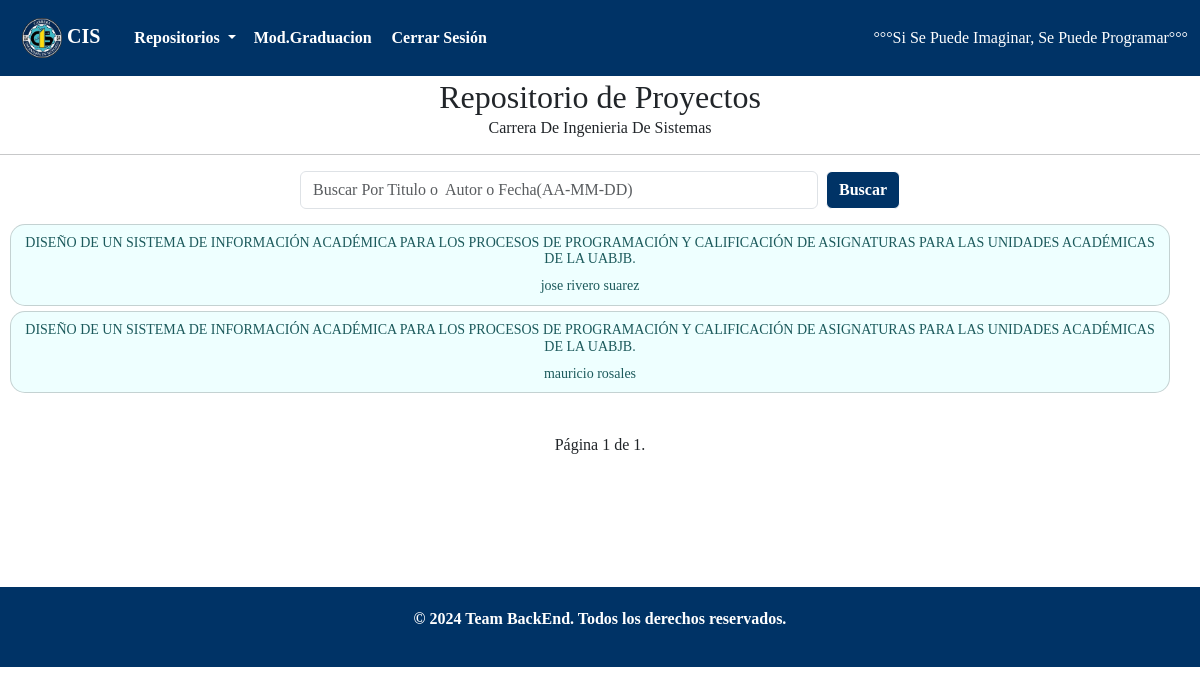
The app's page /tesis/ (signed in) with its own data.
### RepositorioTesisTitulados/models.py (models this page shows, shortened)
class Tesis(models.Model):
    titulo = models.CharField(max_length=255)
    postulante = models.ForeignKey(Estudiante, on_delete=models.CASCADE, related_name='tesis_postulante')
    modalidad = models.ForeignKey(Modalidad, on_delete=models.CASCADE, related_name='tesis_modalidad')
    fecha = models.DateField()
    numero_acta = models.CharField(max_length=50, null=True, blank=True)
    tribunales = models.ManyToManyField(Docente, related_name='tesis_tribunales')
    tutor = models.ForeignKey(Docente, on_delete=models.CASCADE, related_name='tesis_tutor', null=True, blank=True)
    tutor_externo = models.ForeignKey(TutorExterno, on_delete=models.CASCADE, related_name='tesis_tutor_externo', null=True, blank=True)
    pdf_tesis = models.FileField(upload_to='tesis/', null=True, blank=True)

class Estudiante(models.Model):
    ru = models.CharField(max_length=50)
    ci = models.CharField(max_length=50)
    nombre = models.CharField(max_length=100)
    apellido = models.CharField(max_length=100)
    anio_ingreso = models.PositiveIntegerField()
    periodo_ingreso = models.CharField(max_length=50)
    gestion = models.CharField(max_length=50)
    periodo_salida = models.CharField(max_length=50)
    nota = models.PositiveIntegerField()
    def __str__(self):
        return f"{self.nombre} {self.apellido}"

### RepositorioTesisTitulados/views.py (the view, shortened to what this page needs)
# urls.py: path('tesis/',r.tesis, name='tesis'),
def tesis(request):
    query = request.GET.get('q')
    tesis_list = Tesis.objects.all().order_by('titulo')
    tesis_paginator = Paginator(tesis_list, 15)
    page = request.GET.get('page')
    try:
        tesis = tesis_paginator.page(page)
    except PageNotAnInteger:
        tesis = tesis_paginator.page(1)
    except EmptyPage:
        tesis = tesis_paginator.page(tesis_paginator.num_pages)
    return render(request, 'tesis.html', {'tesis': tesis, 'query': query})

### RepositorioTesisTitulados/templates/tesis.html (shortened to what this page needs)
{% extends "base.html" %}
{% load static %}
{% block content %}
<!DOCTYPE html>
<html lang="es">
    <link rel="stylesheet" type="text/css" href="{% static "css/style_tesis.css" %}">
<body>
<div class="card-title" >
<h2>Repositorio de Proyectos</h2>
<h6>Carrera De Ingenieria De Sistemas</h6>
</div>
<hr>
<div>
    <form class="d-flex" role="search" method="GET" action="{% url 'tesis' %}">
        <input class="form-control me-2" type="text" name="q" placeholder="Buscar Por Titulo o  Autor o Fecha(AA-MM-DD)" value="{{ query|default_if_none:"" }}">
        <button class="btn btn-outline-success" type="submit">Buscar</button>
    </form>
</div>
<div class="card-container">
    {% for tesis in tesis %}
    <a href="{% url 'tesis_detalle_p' tesis.pk %}" class="card-link">
        <div class="card">
            <div class="description">
                <h6>{{ tesis.titulo }}</h6>
                <h6>{{ tesis.postulante }}</h6>
            </div>
        </div>
    </a>
    {% endfor %}
</div>
<div class="pagination-container">
    <div class="pagination">
        <div class="step-links">
            <span class="current">
                Página {{ tesis.number }} de {{ tesis.paginator.num_pages }}.
            </span>
        </div>
    </div>
</div>
</body>
</html>
{% endblock %}

### Usuarios/static/css/style.css (style rules this page uses)
.d-flex button[type="submit"] { background-color: #003366; color: #fff; border-color: #fff; font-weight: bold; }
.pagination { margin-left: 0 auto; margin-right: 0 auto; display: table; }

### Usuarios/static/css/style_tesis.css (style rules this page uses)
* { margin: 0; padding: 0; box-sizing: border-box; font-family: 'Baloo 2', cursive; }
.card-container { display: flex; flex-wrap: wrap; justify-content: center; align-items: center; gap: 5px; padding: 10px; }
h2, h6 { text-align: center; margin-top: 2px; margin-bottom: 2px; }
.card { position: relative; width: auto; background: #efff; border-radius: 15px; overflow: hidden; transition: .5s; flex: 1 1 calc(100% - 20px); max-width: calc(100% - 20px); }
.card-link { display: block; text-decoration: none; color: inherit; }
.card .description h6 { text-align: center; font-size: 14px; color: #1c5a5c; margin: 10px 5px; }
.d-flex { display: flex; justify-content: center; margin: 5px auto; flex: 1 1 80%; max-width: 80%; overflow: hidden; transition: .5s; }
.pagination-container { display: flex; justify-content: center; margin-top: 20px; }
.pagination { display: flex; justify-content: center; align-items: center; }
.step-links { display: flex; justify-content: center; align-items: center; gap: 10px; }
.current { display: flex; align-items: center; padding: 10px; }
@media (max-width: 3000px),(max-width: 2000px) ,(max-width: 1200px),(max-width: 900px) { .card { flex: 1 1 calc(100% - 20px); max-width: calc(100% - 20px); } }
@media (max-width: 3000px),(max-width: 2000px) ,(max-width: 1200px),(max-width: 900px) { .d-flex { flex: 1 1 70%; max-width: 50%; } }

### records on screen
Tesis: titulo "DISEÑO DE UN SISTEMA DE INFORMACIÓN ACADÉMICA PARA LOS PROCESOS DE PROGRAMACIÓN Y CALIFICACIÓN DE ASIGNATURAS PARA LAS UNIDADES ACADÉMICAS DE LA UABJB.", postulante "jose rivero suarez"
Tesis: titulo "DISEÑO DE UN SISTEMA DE INFORMACIÓN ACADÉMICA PARA LOS PROCESOS DE PROGRAMACIÓN Y CALIFICACIÓN DE ASIGNATURAS PARA LAS UNIDADES ACADÉMICAS DE LA UABJB.", postulante "mauricio rosales"

### other values on screen
{{ tesis.number }} "1"
{{ tesis.paginator.num_pages }} "1"
